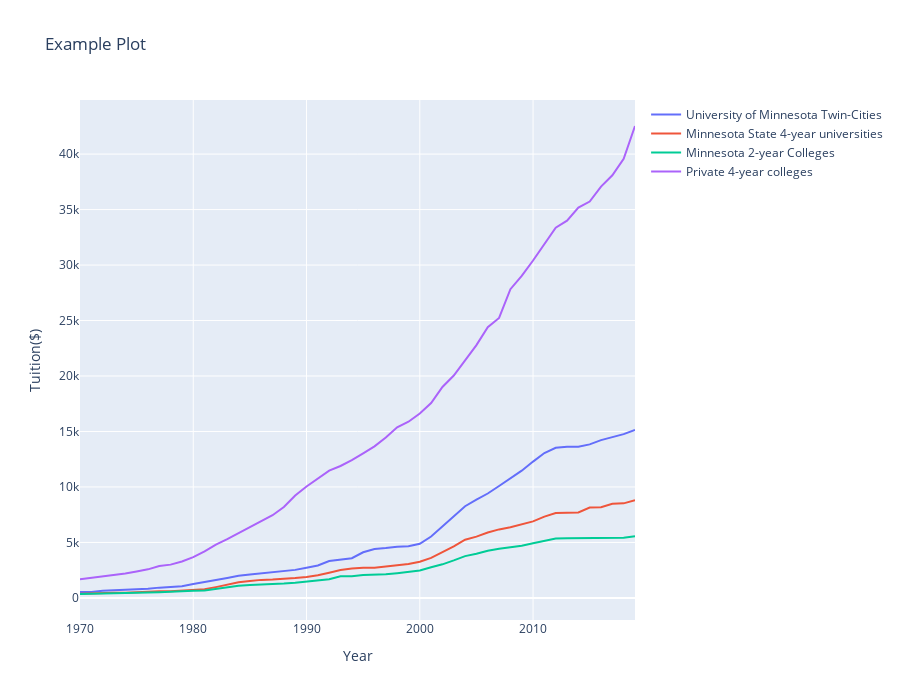

Here is the notebook cell this chart was saved with:
### Code cell
import plotly.express as px

# Assuming df is your DataFrame containing the data
fig = px.line(df, x="Year", y=df.columns[1:], title="Tuition evolution", labels={'Year': 'Year', 'value': 'Tuition($)'}, width=900, height=700)
fig.update_layout(xaxis_title='Year', yaxis_title='Tuition($)', legend_title='')


fig.show()
fig.write_html("../../graphs/html/four.html")

### Figure 1 — Plotly figure (JSON) as saved in the notebook; plotly's stock layout.template omitted (floating-point values rounded to 4 significant figures)
{"data": [{"hovertemplate": "variable=University of Minnesota Twin-Cities<br>Year=%{x}<br>Tuition($)=%{y}<extra></extra>", "legendgroup": "University of Minnesota Twin-Cities", "line": {"color": "#636efa", "dash": "solid"}, "marker": {"symbol": "circle"}, "mode": "lines", "name": "University of Minnesota Twin-Cities", "orientation": "v", "showlegend": true, "type": "scatter", "x": [1970, 1971, 1972, 1973, 1974, 1975, 1976, 1977, 1978, 1979, 1980, 1981, 1982, 1983, 1984, 1985, 1986, 1987, 1988, 1989, 1990, 1991, 1992, 1993, 1994, 1995, 1996, 1997, 1998, 1999, 2000, 2001, 2002, 2003, 2004, 2005, 2006, 2007, 2008, 2009, 2010, 2011, 2012, 2013, 2014, 2015, 2016, 2017, 2018, 2019], "xaxis": "x", "y": [522, 525, 641, 683, 714, 752, 819, 927, 994, 1060, 1250, 1406, 1608, 1792, 1992, 2109, 2205, 2331, 2459, 2527, 2728, 2923, 3326, 3421, 3583, 4113, 4410, 4503, 4621, 4650, 4877, 5536, 6430, 7344, 8263, 8855, 9410, 10084, 10756, 11466, 12288, 13062, 13526, 13620, 13626, 13840, 14224, 14488, 14760, 15142], "yaxis": "y"}, {"hovertemplate": "variable=Minnesota State 4-year universities<br>Year=%{x}<br>Tuition($)=%{y}<extra></extra>", "legendgroup": "Minnesota State 4-year universities", "line": {"color": "#EF553B", "dash": "solid"}, "marker": {"symbol": "circle"}, "mode": "lines", "name": "Minnesota State 4-year universities", "orientation": "v", "showlegend": true, "type": "scatter", "x": [1970, 1971, 1972, 1973, 1974, 1975, 1976, 1977, 1978, 1979, 1980, 1981, 1982, 1983, 1984, 1985, 1986, 1987, 1988, 1989, 1990, 1991, 1992, 1993, 1994, 1995, 1996, 1997, 1998, 1999, 2000, 2001, 2002, 2003, 2004, 2005, 2006, 2007, 2008, 2009, 2010, 2011, 2012, 2013, 2014, 2015, 2016, 2017, 2018, 2019], "xaxis": "x", "y": [379, 416, 453, 458, 458, 519, 545, 596, 608, 648, 714, 776, 974, 1216, 1402, 1519, 1626, 1653, 1695, 1790, 1889, 2041, 2276, 2521, 2641, 2721, 2730, 2810, 2944, 3064, 3258, 3604, 4088, 4636, 5242, 5521, 5895, 6175, 6373, 6639, 6895, 7323, 7658, 7681, 7704, 8139, 8179, 8484, 8521, 8807], "yaxis": "y"}, {"hovertemplate": "variable=Minnesota 2-year Colleges<br>Year=%{x}<br>Tuition($)=%{y}<extra></extra>", "legendgroup": "Minnesota 2-year Colleges", "line": {"color": "#00cc96", "dash": "solid"}, "marker": {"symbol": "circle"}, "mode": "lines", "name": "Minnesota 2-year Colleges", "orientation": "v", "showlegend": true, "type": "scatter", "x": [1970, 1971, 1972, 1973, 1974, 1975, 1976, 1977, 1978, 1979, 1980, 1981, 1982, 1983, 1984, 1985, 1986, 1987, 1988, 1989, 1990, 1991, 1992, 1993, 1994, 1995, 1996, 1997, 1998, 1999, 2000, 2001, 2002, 2003, 2004, 2005, 2006, 2007, 2008, 2009, 2010, 2011, 2012, 2013, 2014, 2015, 2016, 2017, 2018, 2019], "xaxis": "x", "y": [353, 386, 386, 420, 420, 461, 495, 518, 540, 574, 638, 675, 821, 1013, 1103, 1170, 1193, 1238, 1305, 1373, 1474, 1598, 1688, 1950, 1954, 2066, 2079, 2126, 2233, 2343, 2480, 2757, 3026, 3382, 3769, 3984, 4255, 4432, 4548, 4708, 4919, 5173, 5358, 5373, 5370, 5391, 5358, 5413, 5419, 5557], "yaxis": "y"}, {"hovertemplate": "variable=Private 4-year colleges<br>Year=%{x}<br>Tuition($)=%{y}<extra></extra>", "legendgroup": "Private 4-year colleges", "line": {"color": "#ab63fa", "dash": "solid"}, "marker": {"symbol": "circle"}, "mode": "lines", "name": "Private 4-year colleges", "orientation": "v", "showlegend": true, "type": "scatter", "x": [1970, 1971, 1972, 1973, 1974, 1975, 1976, 1977, 1978, 1979, 1980, 1981, 1982, 1983, 1984, 1985, 1986, 1987, 1988, 1989, 1990, 1991, 1992, 1993, 1994, 1995, 1996, 1997, 1998, 1999, 2000, 2001, 2002, 2003, 2004, 2005, 2006, 2007, 2008, 2009, 2010, 2011, 2012, 2013, 2014, 2015, 2016, 2017, 2018, 2019], "xaxis": "x", "y": [1671, 1795, 1933, 2029, 2203, 2382, 2576, 2882, 2999, 3284, 3674, 4193, 4799, 5295, 5841, 6385, 6922, 7453, 8189, 9230, 10044, 10774, 11467, 11890, 12412, 13031, 13663, 14450, 15381, 15883, 16624, 17569, 19014, 20043, 21467, 22782, 24400, 25237, 27829, 29023, 30411, 31862, 33373, 34000, 35177, 35726, 37075, 38087, 39567, 42533], "yaxis": "y"}], "layout": {"height": 700, "legend": {"title": {"text": ""}, "tracegroupgap": 0}, "title": {"text": "Example Plot"}, "width": 900, "xaxis": {"anchor": "y", "domain": [0, 1], "title": {"text": "Year"}}, "yaxis": {"anchor": "x", "domain": [0, 1], "title": {"text": "Tuition($)"}}}}
